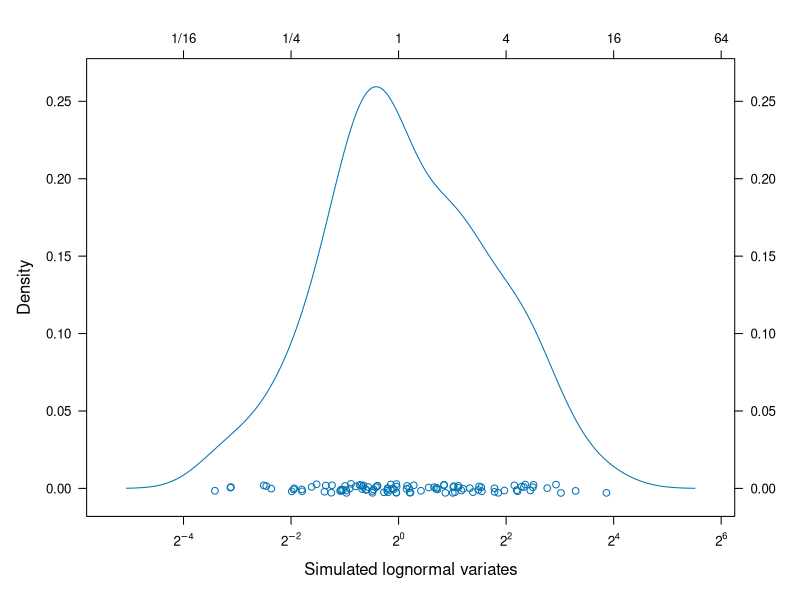
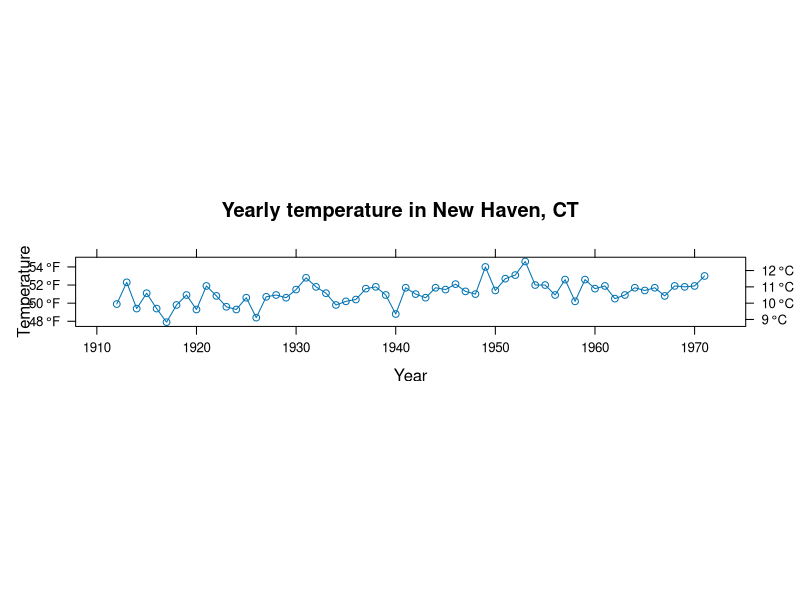
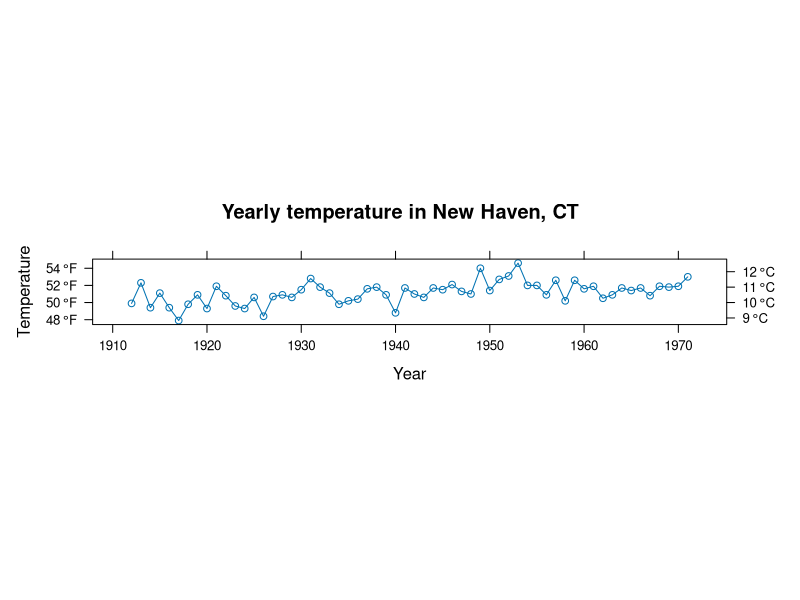

Source code (R) for these figures, in order:
library(lattice)


### Name: G_axis.default
### Title: Default axis annotation utilities
### Aliases: axis.default xscale.components.default
###   yscale.components.default
### Keywords: dplot

### ** Examples


str(xscale.components.default(c(0, 1)))

set.seed(36872)
rln <- rlnorm(100)

densityplot(rln, 
            scales = list(x = list(log = 2), alternating = 3),
            xlab = "Simulated lognormal variates",
            xscale.components = function(...) {
                ans <- xscale.components.default(...)
                ans$top <- ans$bottom
                ans$bottom$labels$labels <- parse(text = ans$bottom$labels$labels)
                ans$top$labels$labels <-
                    if (require(MASS))
                        fractions(2^(ans$top$labels$at))
                    else
                        2^(ans$top$labels$at)
                ans
            })


## Direct use of axis to show two temperature scales (Celcius and
## Fahrenheit).  This does not work for multi-row plots, and doesn't
## do automatic allocation of space


F2C <- function(f) 5 * (f - 32) / 9 
C2F <- function(c) 32 + 9 * c / 5 

axis.CF <-
    function(side, ...) 
{
    ylim <- current.panel.limits()$ylim
    switch(side,
           left = {
               prettyF <- pretty(ylim)
               labF <- parse(text = sprintf("%s ~ degree * F", prettyF))
               panel.axis(side = side, outside = TRUE,
                          at = prettyF, labels = labF)
           },
           right = {
               prettyC <- pretty(F2C(ylim))
               labC <- parse(text = sprintf("%s ~ degree * C", prettyC))
               panel.axis(side = side, outside = TRUE,
                          at = C2F(prettyC), labels = labC)
           },
           axis.default(side = side, ...))
}

xyplot(nhtemp ~ time(nhtemp), aspect = "xy", type = "o",
       scales = list(y = list(alternating = 3)),
       axis = axis.CF, xlab = "Year", ylab = "Temperature", 
       main = "Yearly temperature in New Haven, CT")

## version using yscale.components

yscale.components.CF <-
    function(...)
{
    ans <- yscale.components.default(...)
    ans$right <- ans$left
    ans$left$labels$labels <-
        parse(text = sprintf("%s ~ degree * F", ans$left$labels$at))
    prettyC <- pretty(F2C(ans$num.limit))
    ans$right$ticks$at <- C2F(prettyC)
    ans$right$labels$at <- C2F(prettyC)
    ans$right$labels$labels <-
        parse(text = sprintf("%s ~ degree * C", prettyC))
    ans
}
      

xyplot(nhtemp ~ time(nhtemp), aspect = "xy", type = "o",
       scales = list(y = list(alternating = 3)),
       yscale.components = yscale.components.CF,
       xlab = "Year", ylab = "Temperature", 
       main = "Yearly temperature in New Haven, CT")
